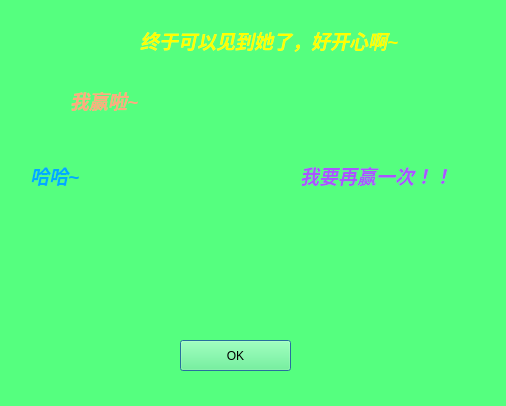
<?xml version="1.0" encoding="UTF-8"?>
<ui version="4.0">
 <class>Dialog</class>
 <widget class="QDialog" name="Dialog">
  <property name="windowModality">
   <enum>Qt::WindowModal</enum>
  </property>
  <property name="geometry">
   <rect>
    <x>0</x>
    <y>0</y>
    <width>506</width>
    <height>406</height>
   </rect>
  </property>
  <property name="windowTitle">
   <string>Dialog</string>
  </property>
  <property name="styleSheet">
   <string notr="true">background-color: rgb(85, 255, 127);</string>
  </property>
  <widget class="QPushButton" name="pushButton">
   <property name="geometry">
    <rect>
     <x>180</x>
     <y>340</y>
     <width>111</width>
     <height>31</height>
    </rect>
   </property>
   <property name="text">
    <string>OK</string>
   </property>
  </widget>
  <widget class="QLabel" name="label">
   <property name="geometry">
    <rect>
     <x>120</x>
     <y>100</y>
     <width>191</width>
     <height>221</height>
    </rect>
   </property>
   <property name="text">
    <string/>
   </property>
   <property name="pixmap">
    <pixmap>happy.gif</pixmap>
   </property>
  </widget>
  <widget class="QLabel" name="label_2">
   <property name="geometry">
    <rect>
     <x>140</x>
     <y>10</y>
     <width>351</width>
     <height>61</height>
    </rect>
   </property>
   <property name="text">
    <string>&lt;html&gt;&lt;head/&gt;&lt;body&gt;&lt;p&gt;&lt;span style=&quot; font-size:14pt; font-weight:600; font-style:italic; color:#ffff00;&quot;&gt;终于可以见到她了，好开心啊~&lt;/span&gt;&lt;/p&gt;&lt;/body&gt;&lt;/html&gt;</string>
   </property>
  </widget>
  <widget class="QLabel" name="label_3">
   <property name="geometry">
    <rect>
     <x>70</x>
     <y>70</y>
     <width>131</width>
     <height>61</height>
    </rect>
   </property>
   <property name="text">
    <string>&lt;html&gt;&lt;head/&gt;&lt;body&gt;&lt;p&gt;&lt;span style=&quot; font-size:14pt; font-weight:600; font-style:italic; color:#ffaa7f;&quot;&gt;我赢啦~&lt;/span&gt;&lt;/p&gt;&lt;/body&gt;&lt;/html&gt;</string>
   </property>
  </widget>
  <widget class="QLabel" name="label_4">
   <property name="geometry">
    <rect>
     <x>300</x>
     <y>140</y>
     <width>191</width>
     <height>71</height>
    </rect>
   </property>
   <property name="text">
    <string>&lt;html&gt;&lt;head/&gt;&lt;body&gt;&lt;p&gt;&lt;span style=&quot; font-size:14pt; font-weight:600; font-style:italic; color:#aa55ff;&quot;&gt;我要再赢一次！！&lt;/span&gt;&lt;/p&gt;&lt;/body&gt;&lt;/html&gt;</string>
   </property>
  </widget>
  <widget class="QLabel" name="label_5">
   <property name="geometry">
    <rect>
     <x>30</x>
     <y>150</y>
     <width>121</width>
     <height>51</height>
    </rect>
   </property>
   <property name="text">
    <string>&lt;html&gt;&lt;head/&gt;&lt;body&gt;&lt;p&gt;&lt;span style=&quot; font-size:14pt; font-weight:600; font-style:italic; color:#00aaff;&quot;&gt;哈哈~&lt;/span&gt;&lt;/p&gt;&lt;/body&gt;&lt;/html&gt;</string>
   </property>
  </widget>
 </widget>
 <resources/>
 <connections/>
</ui>
